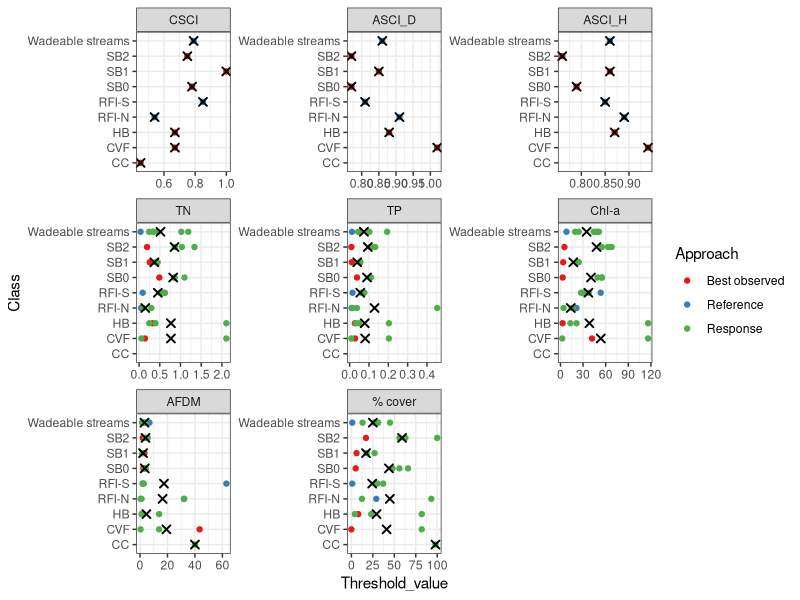
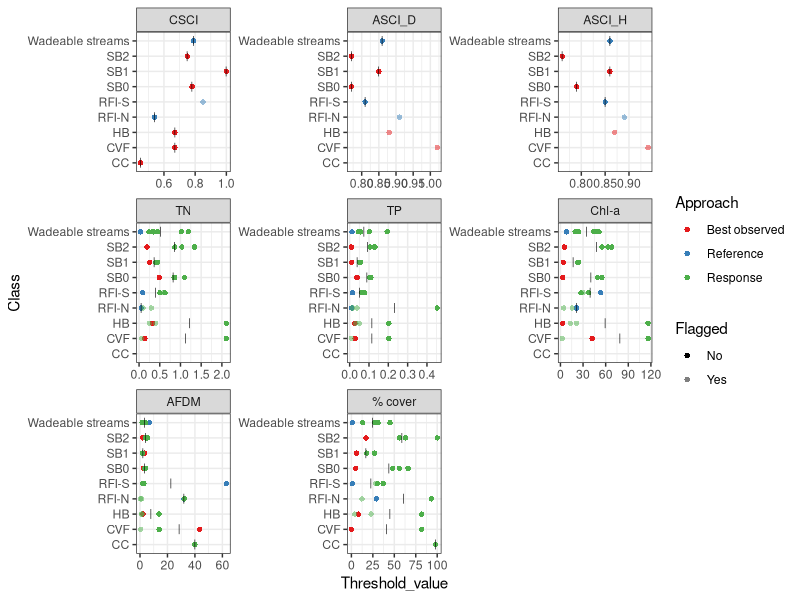
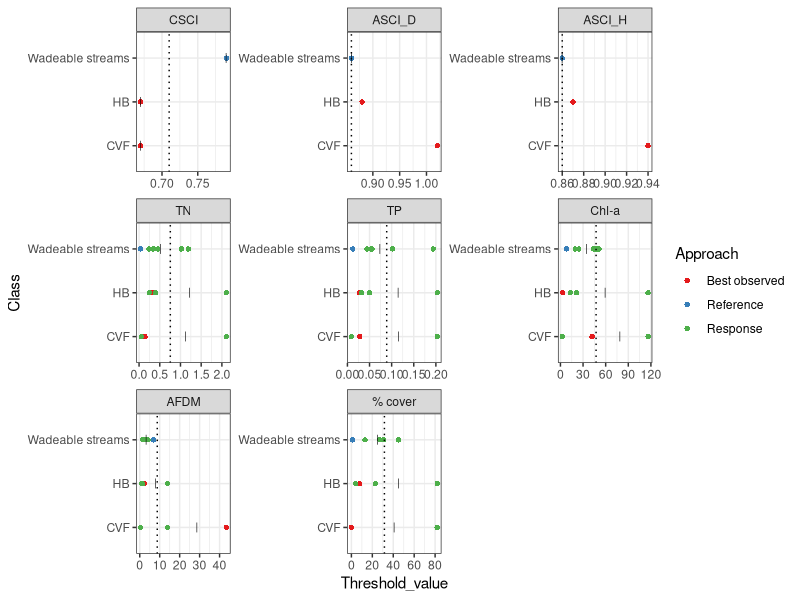
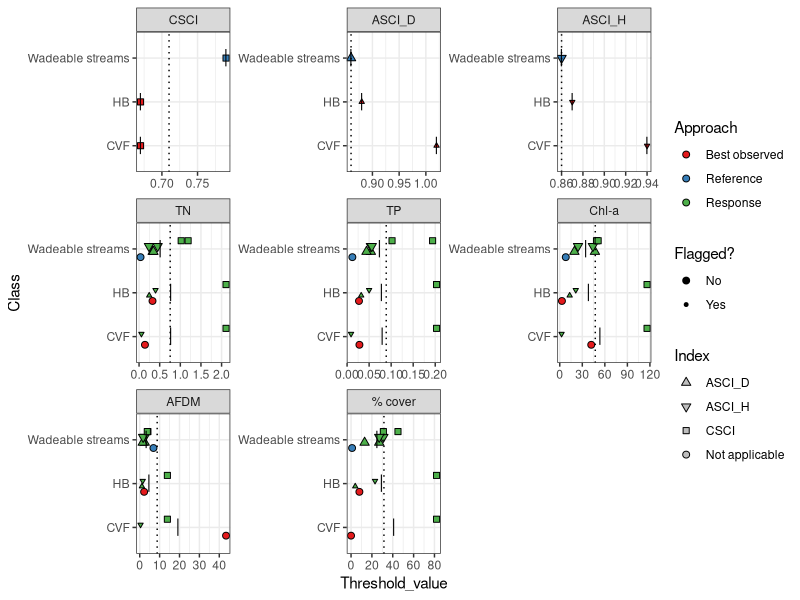

These charts were generated, in order, by the following R code:
library(tidyverse)
library(ggplot2)

thresholds_df<-read_csv("Data/mod_channel_thresholds.csv")
thresholds_df$Indicator<-factor(thresholds_df$Indicator, levels= unique(thresholds_df$Indicator))

ggplot(data=thresholds_df %>%
         filter(Stringency=="Intermediate"), 
       aes(x=Class, y=Threshold_value))+
  # geom_point(aes(color=Approach), position=position_jitter(height=0, width=.1))+
  geom_point(aes(color=Approach))+
  stat_summary(fun.y="mean", shape=4)+
  facet_wrap(~Indicator, scales="free")+
  # scale_color_viridis_d(begin=.2, end=.7)+
  scale_color_brewer(palette="Set1")+
  theme_bw()+
  coord_flip()


thresholds_df$Flagged<-!is.na(thresholds_df$Flag)


ggplot(data=thresholds_df %>%
         filter(Stringency=="Intermediate"), 
       aes(x=Class, y=Threshold_value))+
  # geom_point(aes(color=Approach), position=position_jitter(height=0, width=.1))+
  geom_point(aes(color=Approach, alpha=Flagged), shape=16)+
  stat_summary(data=. %>% filter(!Flagged), fun.y="mean", shape="|")+
  # stat_summary( fun.y="mean", shape=10)+
  facet_wrap(~Indicator, scales="free")+
  # scale_color_viridis_d(begin=.2, end=.7)+
  scale_color_brewer(palette="Set1")+
  scale_alpha_manual(values=c(1,.5), labels=c("No","Yes"))+
  theme_bw()+
  coord_flip()


plot_dat<-thresholds_df %>%
  filter(Stringency=="Intermediate") %>%
  # filter(!Flagged) %>%
  filter(Class %in% c("Wadeable streams","HB","CVF")) %>%
  mutate(Index = case_when(Indicator_Type=="Biointegrity"~Indicator,
                           Approach=="Response"~Response_model_index,
                           T~"Not applicable"))
plot_dat_sum<-plot_dat %>%
  filter(!Flagged) %>%
  group_by(Indicator) %>%
  summarise(Threshold_mean= mean(Threshold_value))

ggplot(data=plot_dat, 
       aes(x=Class, y=Threshold_value))+
  # geom_point(aes(color=Approach), position=position_jitter(height=0, width=.1))+
  geom_point(aes(color=Approach), shape=16)+
  stat_summary(data=. %>% filter(!Flagged), fun.y="mean", shape="|")+
  geom_hline(data=plot_dat_sum, aes(yintercept=Threshold_mean), linetype="dotted")+
  # stat_summary( fun.y="mean", shape=10)+
  facet_wrap(~Indicator, scales="free")+
  # scale_color_viridis_d(begin=.2, end=.7)+
  scale_color_brewer(palette="Set1")+
  theme_bw()+
  coord_flip()

ggplot(data=plot_dat, 
       aes(x=Class, y=Threshold_value))+
  # geom_point(aes(color=Approach), position=position_jitter(height=0, width=.1))+
  geom_point(aes(fill=Approach, shape=Index, 
                 size=Flagged),
             position=position_dodge(width=.5))+
  stat_summary( fun.y="mean", shape="|", size=1)+
  geom_hline(data=plot_dat_sum, aes(yintercept=Threshold_mean), linetype="dotted")+
  # stat_summary( fun.y="mean", shape=10)+
  facet_wrap(~Indicator, scales="free")+
  scale_shape_manual(values=c(24,25,22, 21))+
  scale_fill_brewer(palette="Set1")+
  scale_size_manual(values=c(2,1), name="Flagged?", labels=c("No","Yes"))+
  theme_bw()+
  coord_flip()+
  guides(fill=guide_legend(override.aes = list(shape=21, size=2)),
         shape=guide_legend(override.aes = list(fill="gray", size=2)))
  




threshold_summary_df<-crossing(
  Geography=c("CVF","NorCal, not CVF", "SoCal"),
  FlowStatus=c("Perennial","Intermittent"),
  Modification=c("Natural","HB","SB2","SB1","SB0","CC"),
  # Indicator=c("CSCI","ASCI_D","ASCI_H","TN","TP","Chl-a","AFDM","% cover"),
  # Stringency=c("High","Intermediate","Low")
)

threshold_summary_df$Geography %>% unique()
# threshold_summary_df$RelevantClasses<-
lapply(1:nrow(threshold_summary_df), function(i){
  geog.i<-threshold_summary_df$Geography[i]
  flow.i<-threshold_summary_df$FlowStatus[i]
  mod.i<-threshold_summary_df$Modification[i]
  print(paste(geog.i, flow.i, mod.i))
  classes<-c("Wadeable streams")
  classes<-ifelse(geog.i=="CVF",c(classes,"CVF"),classes)
  # classes<-ifelse(geog.i %in% c("CVF","NorCal, not CVF") & flow.i=="Intermittent", c(classes, "RFI-N"), classes)
  # classes<-ifelse(geog.i %in% c("SoCal") & flow.i=="Intermittent", c(classes, "RFI-S"), classes)
  classes %>% unique()
})
